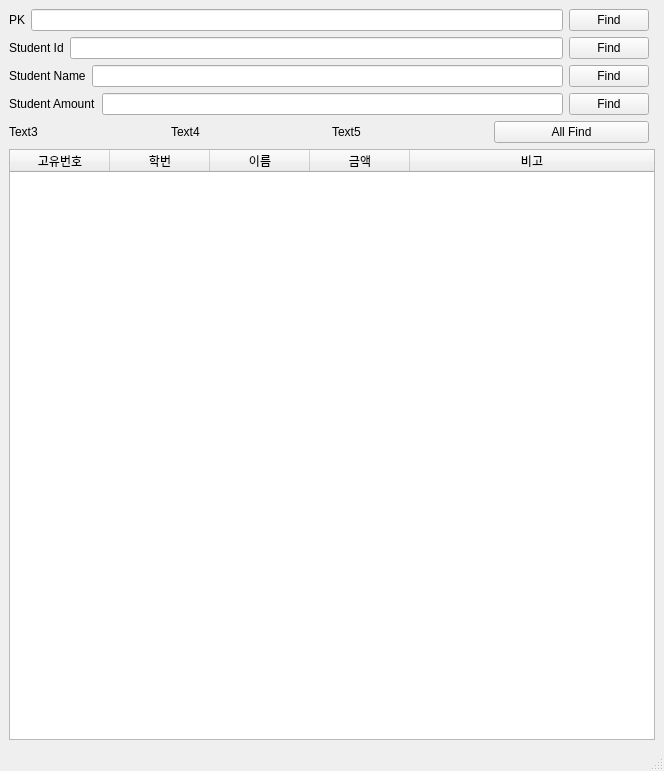
<?xml version="1.0" encoding="UTF-8"?>
<ui version="4.0">
 <class>MainWindow</class>
 <widget class="QMainWindow" name="MainWindow">
  <property name="geometry">
   <rect>
    <x>0</x>
    <y>0</y>
    <width>664</width>
    <height>771</height>
   </rect>
  </property>
  <property name="windowTitle">
   <string>dbFind</string>
  </property>
  <widget class="QWidget" name="centralwidget">
   <layout class="QGridLayout" name="gridLayout">
    <item row="0" column="0">
     <layout class="QHBoxLayout" name="horizontalLayout_1">
      <item>
       <widget class="QLabel" name="label_PK">
        <property name="text">
         <string>PK</string>
        </property>
       </widget>
      </item>
      <item>
       <widget class="QLineEdit" name="lineEdit_PK"/>
      </item>
      <item>
       <widget class="QPushButton" name="pushButton_1">
        <property name="text">
         <string>Find</string>
        </property>
       </widget>
      </item>
     </layout>
    </item>
    <item row="2" column="0">
     <layout class="QHBoxLayout" name="horizontalLayout_3">
      <item>
       <widget class="QLabel" name="label_SN2">
        <property name="text">
         <string>Student Name</string>
        </property>
       </widget>
      </item>
      <item>
       <widget class="QLineEdit" name="lineEdit_SN2"/>
      </item>
      <item>
       <widget class="QPushButton" name="pushButton_3">
        <property name="text">
         <string>Find</string>
        </property>
       </widget>
      </item>
     </layout>
    </item>
    <item row="5" column="0" colspan="2">
     <widget class="QTableWidget" name="tableWidget">
      <attribute name="horizontalHeaderVisible">
       <bool>true</bool>
      </attribute>
      <attribute name="horizontalHeaderCascadingSectionResizes">
       <bool>false</bool>
      </attribute>
      <attribute name="horizontalHeaderStretchLastSection">
       <bool>true</bool>
      </attribute>
      <attribute name="verticalHeaderShowSortIndicator" stdset="0">
       <bool>true</bool>
      </attribute>
      <attribute name="verticalHeaderStretchLastSection">
       <bool>false</bool>
      </attribute>
      <column>
       <property name="text">
        <string>고유번호</string>
       </property>
      </column>
      <column>
       <property name="text">
        <string>학번</string>
       </property>
      </column>
      <column>
       <property name="text">
        <string>이름</string>
       </property>
      </column>
      <column>
       <property name="text">
        <string>금액</string>
       </property>
      </column>
      <column>
       <property name="text">
        <string>비고</string>
       </property>
      </column>
     </widget>
    </item>
    <item row="1" column="0">
     <layout class="QHBoxLayout" name="horizontalLayout_2">
      <item>
       <widget class="QLabel" name="label_SN1">
        <property name="text">
         <string>Student Id</string>
        </property>
       </widget>
      </item>
      <item>
       <widget class="QLineEdit" name="lineEdit_SN1"/>
      </item>
      <item>
       <widget class="QPushButton" name="pushButton_2">
        <property name="text">
         <string>Find</string>
        </property>
       </widget>
      </item>
     </layout>
    </item>
    <item row="4" column="0">
     <layout class="QHBoxLayout" name="horizontalLayout_5">
      <item>
       <widget class="QLabel" name="label_1">
        <property name="text">
         <string>Text3</string>
        </property>
       </widget>
      </item>
      <item>
       <widget class="QLabel" name="label_2">
        <property name="text">
         <string>Text4</string>
        </property>
       </widget>
      </item>
      <item>
       <widget class="QLabel" name="label_3">
        <property name="text">
         <string>Text5</string>
        </property>
       </widget>
      </item>
      <item>
       <widget class="QPushButton" name="pushButton_5">
        <property name="enabled">
         <bool>true</bool>
        </property>
        <property name="text">
         <string>All Find</string>
        </property>
       </widget>
      </item>
     </layout>
    </item>
    <item row="3" column="0">
     <layout class="QHBoxLayout" name="horizontalLayout_4">
      <item>
       <widget class="QLabel" name="label_SA">
        <property name="text">
         <string>Student Amount</string>
        </property>
       </widget>
      </item>
      <item>
       <widget class="QLineEdit" name="lineEdit_SA"/>
      </item>
      <item>
       <widget class="QPushButton" name="pushButton_4">
        <property name="text">
         <string>Find</string>
        </property>
       </widget>
      </item>
     </layout>
    </item>
   </layout>
  </widget>
  <widget class="QMenuBar" name="menubar">
   <property name="geometry">
    <rect>
     <x>0</x>
     <y>0</y>
     <width>664</width>
     <height>22</height>
    </rect>
   </property>
  </widget>
  <widget class="QStatusBar" name="statusbar"/>
 </widget>
 <resources/>
 <connections/>
</ui>
